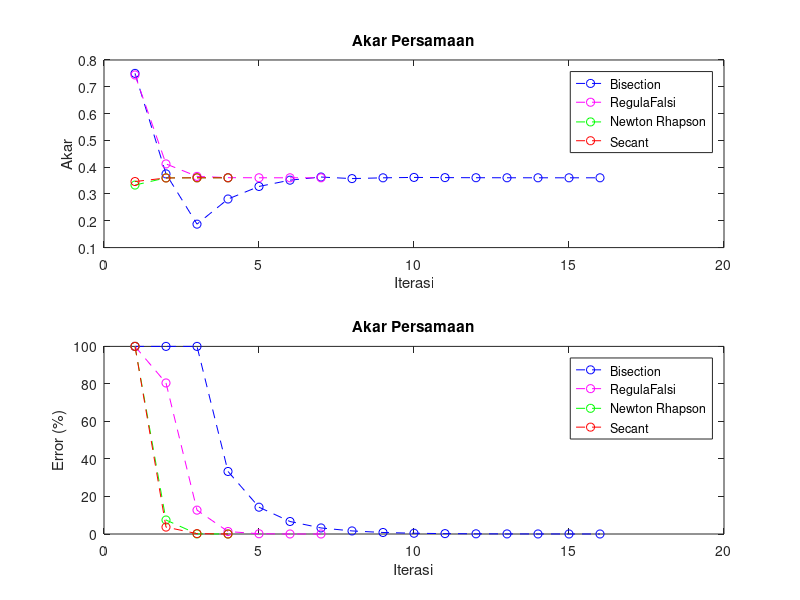

MATLAB code to generate this figure:
clc

fprintf('-----------------------------------------------------------------------------------------------------------------\n')
    xi = 0;
    xu = 1.5;
    es = 0.01;
    ea = 0;
    f = @(x)(3*x)+sin(x)-exp(x);
    i = 1;
    b1 = [];
    b2 = [];
    b3 = [];
    fprintf ('Bisection Method\n');
    while (true)
        xr = (xi + xu)/2;
        if f(xi) * f(xr) < 0 
            xu = xr;
            ea = abs((xr-xi)/xr)*100;
        else
            xi = xr;
            ea = abs((xr-xu)/xr)*100;
        endif
        if i == 1 
            ea = 100;
        endif
        fprintf('Iterasi-%d, xi = %0.4f, xu = %0.4f, xr = %0.4f, f(xi) = %0.4f, f(xu) = %0.4f, f(xr) = %0.4f, ea =%0.4f\n' ,i, xi, xu, xr, f(xi), f(xu), f(xr), ea);
        b1 = [b1, xr];
        b2 = [b2, ea];
        b3 = [b3, i];
        i+=1;
        if ea < es
            break;
        endif
        
    endwhile

fprintf('-----------------------------------------------------------------------------------------------------------------\n')

    xi = 0;
    xu = 1.5;
    es = 0.01;
    ea = 0;
    f = @(x)(3*x)+sin(x)-exp(x);
    i = 1;
    r1 = [];
    r2 = [];
    r3 = [];
    fprintf ('RegulaFalsi Method\n');
    while (true)
        xr = xu-((f(xu))*(xi-xu))/((f(xi))-(f(xu)));
        if i == 1 
            ea = 100;
        else 
            ea = abs((xr-xu)/xr)*100;
        endif
        if f(xi) * f(xr) < 0 
            xu = xr;
        else
            xi = xr;
        endif
        
        fprintf('Iterasi-%d, xi = %0.4f, xu = %0.4f, xr = %0.4f, f(xi) = %0.4f, f(xu) = %0.4f, f(xr) = %0.4f, ea =%0.4f\n' ,i, xi, xu, xr, f(xi), f(xu), f(xr), ea);
        r1 = [r1, xr];
        r2 = [r2, ea];
        r3 = [r3, i];
        i+=1;
        if ea < es
            break;
        endif
    endwhile


fprintf('-----------------------------------------------------------------------------------------------------------------\n')

    xi = 0;
    es = 0.01;
    ea = 0;
    f = @(x)(3*x)+sin(x)-exp(x);
    g = @(x)(3)+cos(x)-exp(x);
    i = 1;
    n1 = [];
    n2 = [];
    n3 = [];
    fprintf ('Newton Rhapson Method\n');
    while (true)
        xnew = xi - f(xi)/g(xi);
        if i == 1 
            ea = 100;
        else 
            ea = abs((xnew-xi)/xnew)*100;
        endif
        fprintf('Iterasi-%d, xi = %0.4f, xnew = %0.4f, f(xi) = %0.4f, f(xnew) = %0.4f, ea =%0.4f\n' ,i, xi, xnew, f(xi), f(xnew), ea);
        xi = xnew;
        n1 = [n1, xnew];
        n2 = [n2, ea];
        n3 = [n3, i];
        i+=1;
        if ea < es
            break;
        endif
    endwhile

fprintf('-----------------------------------------------------------------------------------------------------------------\n')

    xi = 0;
    xu = 0.2;
    es = 0.01;
    ea = 0;
    f = @(x)(3*x)+sin(x)-exp(x);
    i = 1;
    s1 = [];
    s2 = [];
    s3 = [];
    fprintf ('Secant Method\n');
    while (true)
        xr = xu-((f(xu))*(xu-xi))/((f(xu))-(f(xi)));
        if i == 1 
            ea = 100;
        else 
            ea = abs((xr-xu)/xr)*100;
        endif
        fprintf('Iterasi-%d, xi = %0.4f, xu = %0.4f, xr = %0.4f, f(xi) = %0.4f, f(xu) = %0.4f, f(xr) = %0.4f, ea =%0.4f\n' ,i, xi, xu, xr, f(xi), f(xu), f(xr), ea);
        xi = xu;
        xu = xr;
        s1 = [s1, xr];
        s2 = [s2, ea];
        s3 = [s3, i];
        i+=1;
        if ea < es
            break;
        endif
    endwhile

fprintf('-----------------------------------------------------------------------------------------------------------------\n')
subplot(2,1,1)
plot (b3,b1,"bo--", r3,r1,"mo--", n3,n1,"go--", s3,s1,"ro--")
xlabel('Iterasi')
ylabel('Akar')
title('Akar Persamaan')
legend('Bisection', 'RegulaFalsi', 'Newton Rhapson', 'Secant')
subplot(2,1,2)
plot (b3,b2,"bo--", r3,r2,"mo--", n3,n2,"go--", s3,s2,"ro--")
xlabel('Iterasi')
ylabel('Error (%)')
title('Akar Persamaan')
legend('Bisection', 'RegulaFalsi', 'Newton Rhapson', 'Secant')
waitfor(figure(1))
